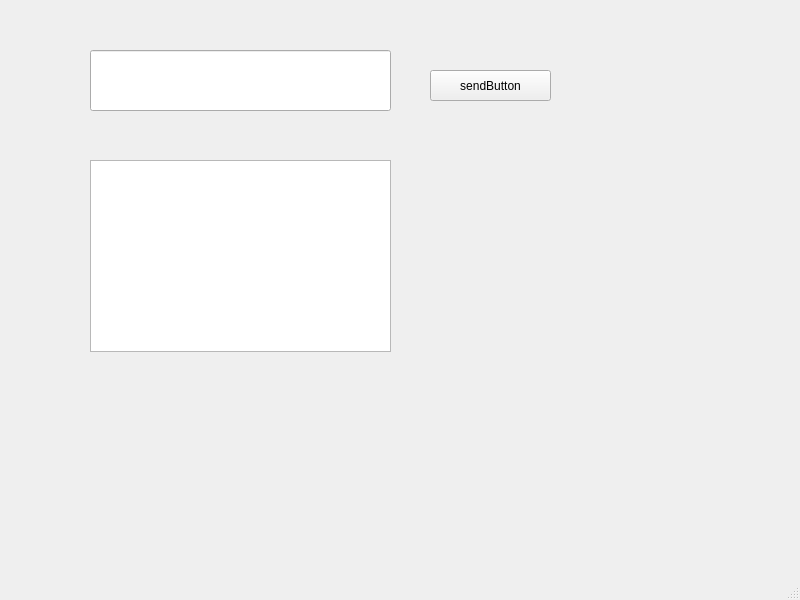
<?xml version="1.0" encoding="UTF-8"?>
<ui version="4.0">
 <class>MainWindow</class>
 <widget class="QMainWindow" name="MainWindow">
  <property name="geometry">
   <rect>
    <x>0</x>
    <y>0</y>
    <width>800</width>
    <height>600</height>
   </rect>
  </property>
  <property name="windowTitle">
   <string>MainWindow</string>
  </property>
  <widget class="QWidget" name="centralwidget">
   <widget class="QPushButton" name="sendButton">
    <property name="geometry">
     <rect>
      <x>430</x>
      <y>70</y>
      <width>121</width>
      <height>31</height>
     </rect>
    </property>
    <property name="text">
     <string>sendButton</string>
    </property>
   </widget>
   <widget class="QTextBrowser" name="label">
    <property name="geometry">
     <rect>
      <x>90</x>
      <y>160</y>
      <width>301</width>
      <height>192</height>
     </rect>
    </property>
   </widget>
   <widget class="QLineEdit" name="lineEdit">
    <property name="geometry">
     <rect>
      <x>90</x>
      <y>50</y>
      <width>301</width>
      <height>61</height>
     </rect>
    </property>
   </widget>
  </widget>
  <widget class="QMenuBar" name="menubar">
   <property name="geometry">
    <rect>
     <x>0</x>
     <y>0</y>
     <width>800</width>
     <height>22</height>
    </rect>
   </property>
  </widget>
  <widget class="QStatusBar" name="statusbar"/>
 </widget>
 <resources/>
 <connections/>
</ui>
